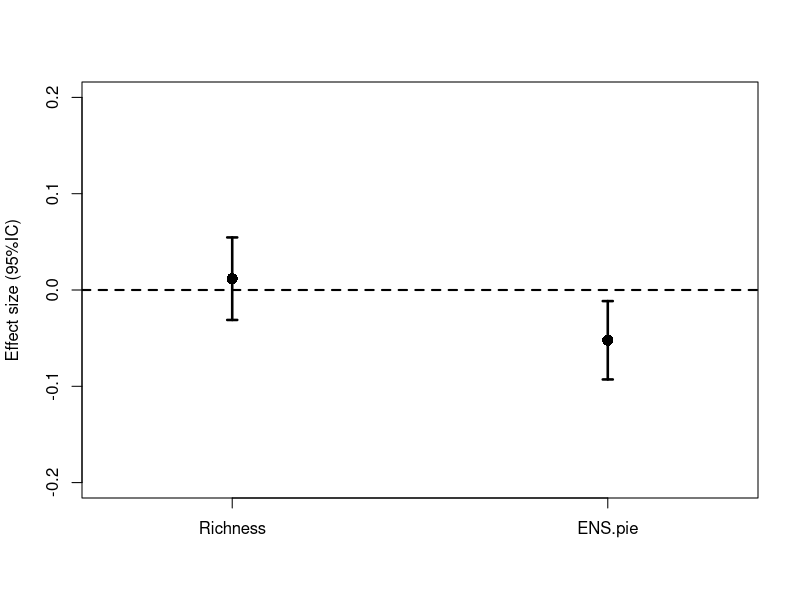
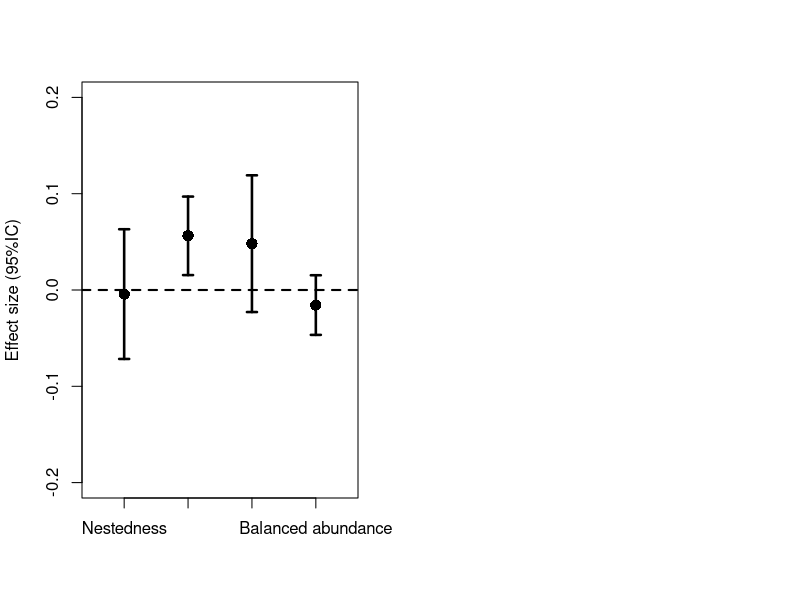

These figures' R source, in order:
##Plots for effect sizes(random models
                       
##Alpha diversity
x=c(1.2,1.8)
avg=c(0.0118, -0.0522)
lower=c(-0.0311,-0.0929)
upper=c(0.0546,-0.0115)
plot(1, type="n", xlab="", xaxt="n", ylab="Effect size (95%IC)", xlim=c(1, 2), ylim=c(-.2, .2))
points(x,avg, pch=16,cex=1.5)
arrows(x, lower, x, upper, length=0.05, angle=90, code=3,lwd=2.5)
abline(h=0,lty=2, lwd=2)
axis(side=1,at=x,label=c("Richness", "ENS.pie"),cex.lab=14, las=1)
par(mfrow=c(1,2))

##Beta diversity
x=c(1,2,3,4)
avg=c(-0.0043,0.0563,0.0481,-0.0157)
lower=c(-0.0716, 0.0155 , -0.0229, -0.0466)
upper=c(0.0631,0.0970,  0.1191,  0.0153)
plot(1, type="n", xlab="", xaxt="n", ylab="Effect size (95%IC)", xlim=c(0.5, 4.5), ylim=c(-.2, .2))
points(x,avg, pch=16,cex=1.5)
arrows(x, lower, x, upper, length=0.05, angle=90, code=3,lwd=2.5)
abline(h=0,lty=2, lwd=2)
axis(side=1,at=x,label=c("Nestedness"," Turnover"," Gradient abundance","Balanced abundance"), cex.lab=14, las=1)
